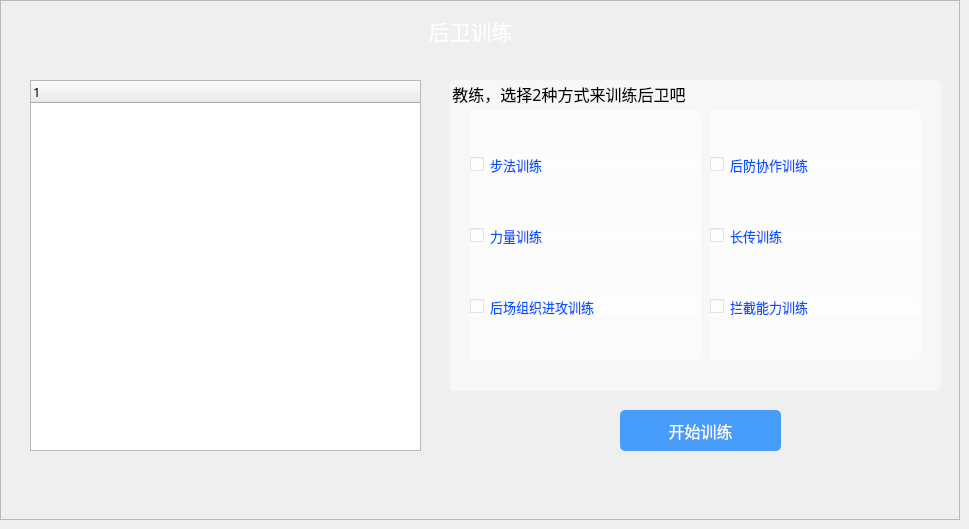
    <widget class="QWidget" name="page_8">
     <widget class="QLabel" name="label_10">
      <property name="geometry">
       <rect>
        <x>340</x>
        <y>0</y>
        <width>261</width>
        <height>61</height>
       </rect>
      </property>
      <property name="font">
       <font>
        <family>黑体</family>
        <pointsize>16</pointsize>
       </font>
      </property>
      <property name="styleSheet">
       <string notr="true">color: rgb(255, 255, 255);</string>
      </property>
      <property name="text">
       <string>后卫训练</string>
      </property>
      <property name="alignment">
       <set>Qt::AlignCenter</set>
      </property>
     </widget>
     <widget class="QTreeWidget" name="treeWidget_9">
      <property name="geometry">
       <rect>
        <x>30</x>
        <y>80</y>
        <width>391</width>
        <height>371</height>
       </rect>
      </property>
      <property name="font">
       <font>
        <family>等线</family>
        <pointsize>10</pointsize>
       </font>
      </property>
      <column>
       <property name="text">
        <string notr="true">1</string>
       </property>
      </column>
     </widget>
     <widget class="QGroupBox" name="groupBox_6">
      <property name="geometry">
       <rect>
        <x>450</x>
        <y>80</y>
        <width>491</width>
        <height>311</height>
       </rect>
      </property>
      <property name="font">
       <font>
        <family>黑体</family>
        <pointsize>12</pointsize>
       </font>
      </property>
      <property name="styleSheet">
       <string notr="true">color: rgb(0, 0, 0);
background-color: rgba(255, 255, 255,0.5);
border-radius: 5px;</string>
      </property>
      <property name="title">
       <string>教练，选择2种方式来训练后卫吧</string>
      </property>
      <widget class="QWidget" name="widget_23" native="true">
       <property name="geometry">
        <rect>
         <x>20</x>
         <y>30</y>
         <width>231</width>
         <height>251</height>
        </rect>
       </property>
       <layout class="QVBoxLayout" name="verticalLayout_18">
        <item>
         <widget class="QCheckBox" name="checkBox_118">
          <property name="font">
           <font>
            <family>黑体</family>
            <pointsize>10</pointsize>
           </font>
          </property>
          <property name="styleSheet">
           <string notr="true">color: rgb(0, 85, 255);</string>
          </property>
          <property name="text">
           <string>步法训练</string>
          </property>
         </widget>
        </item>
        <item>
         <widget class="QCheckBox" name="checkBox_119">
          <property name="font">
           <font>
            <family>黑体</family>
            <pointsize>10</pointsize>
           </font>
          </property>
          <property name="styleSheet">
           <string notr="true">color: rgb(0, 85, 255);</string>
          </property>
          <property name="text">
           <string>力量训练</string>
          </property>
         </widget>
        </item>
        <item>
         <widget class="QCheckBox" name="checkBox_120">
          <property name="font">
           <font>
            <family>黑体</family>
            <pointsize>10</pointsize>
           </font>
          </property>
          <property name="styleSheet">
           <string notr="true">color: rgb(0, 85, 255);</string>
          </property>
          <property name="text">
           <string>后场组织进攻训练</string>
          </property>
         </widget>
        </item>
       </layout>
      </widget>
      <widget class="QWidget" name="widget_24" native="true">
       <property name="geometry">
        <rect>
         <x>260</x>
         <y>30</y>
         <width>211</width>
         <height>251</height>
        </rect>
       </property>
       <layout class="QVBoxLayout" name="verticalLayout_19">
        <item>
         <widget class="QCheckBox" name="checkBox_121">
          <property name="font">
           <font>
            <family>黑体</family>
            <pointsize>10</pointsize>
           </font>
          </property>
          <property name="styleSheet">
           <string notr="true">color: rgb(0, 85, 255);</string>
          </property>
          <property name="text">
           <string>后防协作训练</string>
          </property>
         </widget>
        </item>
        <item>
         <widget class="QCheckBox" name="checkBox_122">
          <property name="font">
           <font>
            <family>黑体</family>
            <pointsize>10</pointsize>
           </font>
          </property>
          <property name="styleSheet">
           <string notr="true">color: rgb(0, 85, 255);</string>
          </property>
          <property name="text">
           <string>长传训练</string>
          </property>
         </widget>
        </item>
        <item>
         <widget class="QCheckBox" name="checkBox_123">
          <property name="font">
           <font>
            <family>黑体</family>
            <pointsize>10</pointsize>
           </font>
          </property>
          <property name="styleSheet">
           <string notr="true">color: rgb(0, 85, 255);</string>
          </property>
          <property name="text">
           <string>拦截能力训练</string>
          </property>
         </widget>
        </item>
       </layout>
      </widget>
     </widget>
     <widget class="QPushButton" name="backTrainComplete">
      <property name="geometry">
       <rect>
        <x>620</x>
        <y>410</y>
        <width>161</width>
        <height>41</height>
       </rect>
      </property>
      <property name="font">
       <font>
        <family>等线</family>
        <pointsize>12</pointsize>
       </font>
      </property>
      <property name="styleSheet">
       <string notr="true">QPushButton { background-color: rgba(0, 120, 255,0.7); border-radius: 5px; color: rgb(255, 255, 255); } QPushButton:hover { background-color: rgb(46, 231, 253); }</string>
      </property>
      <property name="text">
       <string>开始训练</string>
      </property>
     </widget>
     <widget class="QFrame" name="frame_17">
      <property name="geometry">
       <rect>
        <x>0</x>
        <y>0</y>
        <width>960</width>
        <height>520</height>
       </rect>
      </property>
      <property name="styleSheet">
       <string notr="true">#frame_17{background-image: url(:/Image/training_1.jpg);}</string>
      </property>
      <property name="frameShape">
       <enum>QFrame::StyledPanel</enum>
      </property>
      <property name="frameShadow">
       <enum>QFrame::Raised</enum>
      </property>
     </widget>
     <zorder>frame_17</zorder>
     <zorder>label_10</zorder>
     <zorder>treeWidget_9</zorder>
     <zorder>groupBox_6</zorder>
     <zorder>backTrainComplete</zorder>
    </widget>
